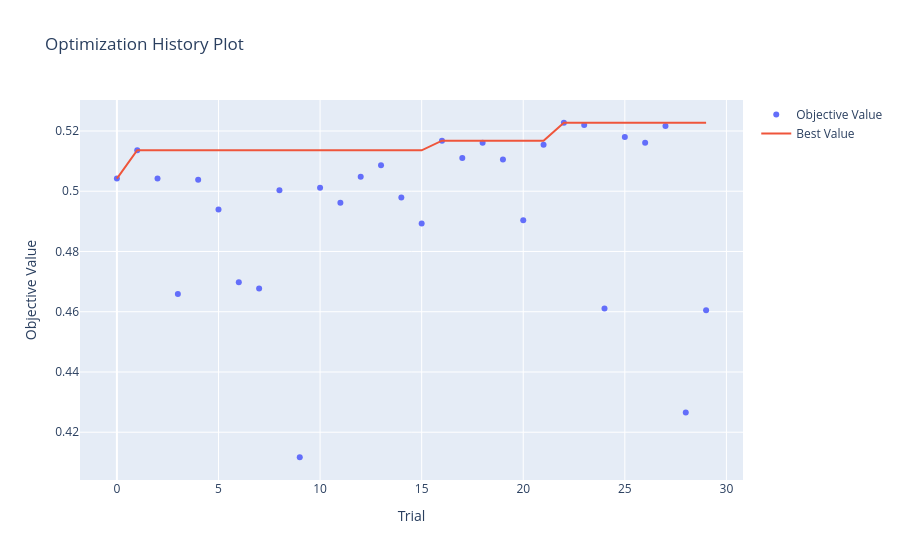

Notebook cell for this chart:
### Markdown cell above
### 1. Historial de Optimización

El siguiente gráfico interactivo muestra cómo Optuna fue "aprendiendo" y mejorando su puntaje a medida que avanzaban los intentos.

* **Puntos azules**: Representan cada uno de los 30 intentos (qué F1-Score obtuvo).
* **Línea roja**: Muestra la tendencia del puntaje máximo histórico.

### Code cell
# Generamos el gráfico interactivo del historial de aprendizaje
plot_optimization_history(study)

### Figure 1 — Plotly figure (JSON) as saved in the notebook; plotly's stock layout.template omitted (floating-point values rounded to 4 significant figures)
{"data": [{"mode": "markers", "name": "Objective Value", "type": "scatter", "x": [0, 1, 2, 3, 4, 5, 6, 7, 8, 9, 10, 11, 12, 13, 14, 15, 16, 17, 18, 19, 20, 21, 22, 23, 24, 25, 26, 27, 28, 29], "y": [0.5042, 0.5136, 0.5042, 0.4659, 0.5038, 0.4939, 0.4698, 0.4677, 0.5003, 0.4117, 0.5012, 0.4962, 0.5048, 0.5086, 0.4979, 0.4893, 0.5168, 0.511, 0.5161, 0.5106, 0.4904, 0.5154, 0.5227, 0.522, 0.4611, 0.518, 0.5161, 0.5216, 0.4265, 0.4605]}, {"mode": "lines", "name": "Best Value", "type": "scatter", "x": [0, 1, 2, 3, 4, 5, 6, 7, 8, 9, 10, 11, 12, 13, 14, 15, 16, 17, 18, 19, 20, 21, 22, 23, 24, 25, 26, 27, 28, 29], "y": [0.5042, 0.5136, 0.5136, 0.5136, 0.5136, 0.5136, 0.5136, 0.5136, 0.5136, 0.5136, 0.5136, 0.5136, 0.5136, 0.5136, 0.5136, 0.5136, 0.5168, 0.5168, 0.5168, 0.5168, 0.5168, 0.5168, 0.5227, 0.5227, 0.5227, 0.5227, 0.5227, 0.5227, 0.5227, 0.5227]}, {"marker": {"color": "#cccccc"}, "mode": "markers", "name": "Infeasible Trial", "showlegend": false, "type": "scatter", "x": [], "y": []}], "layout": {"title": {"text": "Optimization History Plot"}, "xaxis": {"title": {"text": "Trial"}}, "yaxis": {"title": {"text": "Objective Value"}}}}
